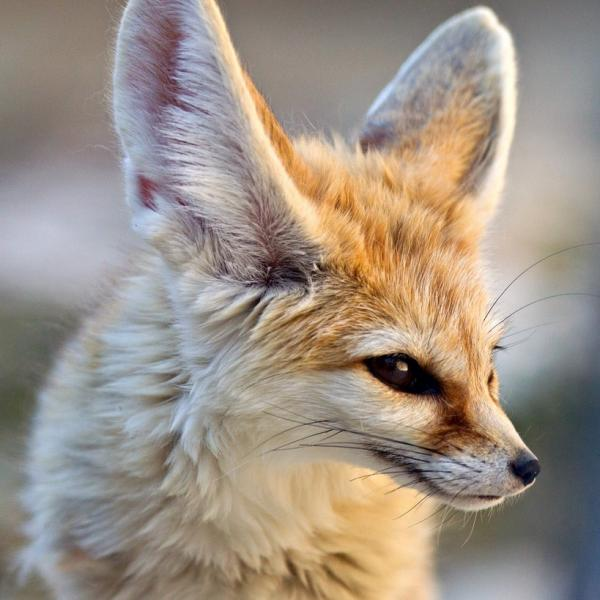
#> input picture 2.5.1 Equalizacion de histograma/zorro.jpg, 600 x 600 px
$ python histEq.py
#> lines starting #> are read from the running program, lines starting #| are printed output that depends on the picture
#/////////////////////////////////////
#//Equalizacion del histograma
#//Autor: Bryan Medina
#/////////////////////////////////////

import cv2
import numpy as np
import matplotlib.pyplot as plt

f = cv2.imread('zorro.jpg', 0)
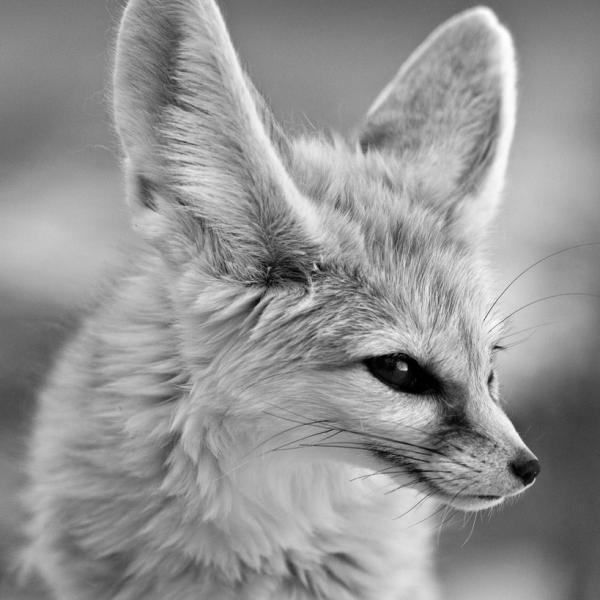
#> f: shape (600, 600); min 0, max 255, mean 148

#calculo del histograma de la imagen de entrada f
histF = cv2.calcHist([f], [0], None, [256], [0, 256])
#> histF = 256 values, max 4013 at index 169, min 10 at index 254, mean 1406.2
x = np.array(range(256))

#numero de elementos de la imagen, para normalizar
numel = f.size
#> numel = 360000

#histograma normalizado (0 - 1) (divido entre todos los elementos)
histNorm = histF/numel
#> histNorm = 256 values, max 0.0111 at index 169, min 2.78e-05 at index 254, mean 0.00391

#suma acumulada del histograma normalizado
# cdf = np.sum(histNorm)
cdf = histNorm.cumsum()
#> cdf = 256 values from 0.000553 to 1
cdf = cdf * 255
#> cdf = 256 values from 0.141 to 255


width, height = f.shape
#> width = 600; height = 600
g = np.zeros((width, height), np.uint8)

for i in range(width):
    for j in range(height):

        g[i, j] = cdf[f[i, j]]
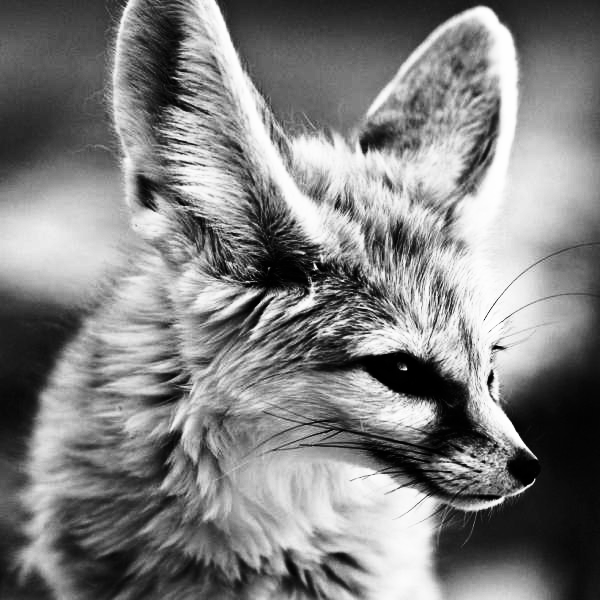
#> g: shape (600, 600); min 0, max 254, mean 128

plt.figure()
plt.subplot(1, 2, 1)
plt.imshow(f, cmap = 'gray')
plt.title('imagen de entrada')
plt.axis('off')

plt.subplot(1, 2, 2)
plt.imshow(g, cmap = 'gray')
plt.axis('off')
plt.title('ecualización de histograma')
plt.show()
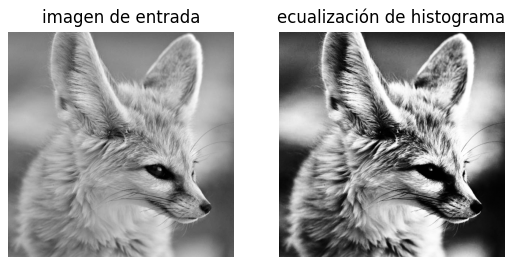
#> figure drawn by matplotlib, 2 panels


histG = cv2.calcHist([g], [0], None, [256], [0, 256])
#> histG = 256 values, max 4013 at index 178, min 0 at index 32, mean 1406.2

# no se graficar chido
plt.figure()
plt.subplot(1, 3, 1)
plt.title('histgrama de f')
plt.plot(x, histF)

plt.subplot(1, 3, 2)
plt.title('funcion de densidad acumulada')
plt.plot(x, cdf)

plt.subplot(1, 3, 3)
plt.title('histograma de g')
plt.stem(x, histG)
plt.show()
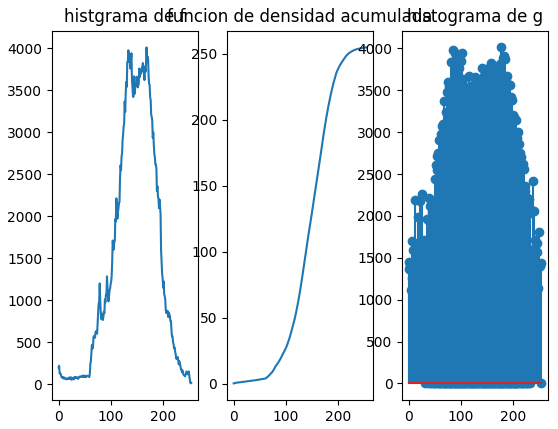
#> figure drawn by matplotlib, 3 panels; panel 1: curve peaks at x = 169, y = 4013; panel 2: curve peaks at x = 255, y = 255; panel 3: curve peaks at x = 178, y = 4013
